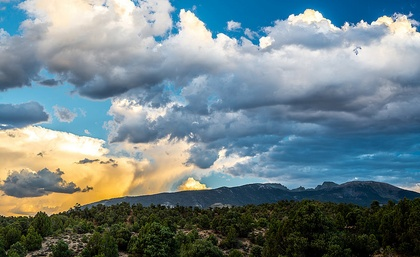
%> input picture vision/hw1/prob_pyramids/basin.jpg, 420 x 257 px, shrunk from 800 x 489 before the run
$ octave --eval "result = edgeOrientedFilters(imread('../prob_pyramids/basin.jpg'));"   (GNU Octave 9; MATLAB toolbox functions it lacks are replaced by stand-ins)
%> lines starting %> are read from the running program, lines starting %| are printed output that depends on the picture
### vision/hw1/code/orientedFilterMagnitude.m
function [mag, theta] = orientedFilterMagnitude(im)

dim = 15;
radius = floor(dim / 2) + 1;
filter = zeros(dim, dim);
filter_size = size(filter);
im_size = size(im);

sigma = 2;
total = 0;
for y = 1:filter_size(1)
    for x = 1:filter_size(2)
        filter(y, x) = exp(-(  ((x-radius)^2 + 6*(y-radius)^2) / (2 * sigma^2) ));
        total = total + filter(y, x);
    end
end

for y = 1:filter_size(1)
    for x = 1:filter_size(2)
        filter(y, x) = filter(y,x) / total;
    end
end


[fx, fy] = gradient(filter);
out1 = imfilter(im, fy);
out2 = imfilter(im, imrotate(fy, 45 ));
out3 = imfilter(im, imrotate(fy, 90));
out4 = imfilter(im, imrotate(fy, 135));

[mapMaxVal1, mapMaxInd1] = max(abs(out1), [], 3);
[mapMaxVal2, mapMaxInd2] = max(abs(out2), [], 3);
[mapMaxVal3, mapMaxInd3] = max(abs(out3), [], 3);
[mapMaxVal4, mapMaxInd4] = max(abs(out4), [], 3);

theta = zeros(im_size(1), im_size(2));
mag = zeros(im_size(1), im_size(2));
for y = 1:im_size(1)
    for x = 1:im_size(2)
        mag(y, x) = max([mapMaxVal1(y, x), mapMaxVal2(y, x), mapMaxVal3(y, x), mapMaxVal4(y, x)]);
        theta(y, x) = atan2(-mapMaxVal3(y,x), mapMaxVal1(y, x));
    end
end

% [32 lines of commented-out code are left out]

### vision/hw1/code/edgeOrientedFilters.m
function bmap = edgeOrientedFilters(im)

im_size = size(im);

binary_edge = edge(rgb2gray(im), 'canny');
[mag, theta] = orientedFilterMagnitude(im);
bmap = zeros(size(mag));

for y = 1:im_size(1)
    for x = 1:im_size(2)
        if binary_edge(y, x) == 1
            bmap(y, x) = mag(y, x);
        end
    end
end

% [6 lines of commented-out code are left out]
%> in edgeOrientedFilters, `binary_edge = edge(rgb2gray(im), 'canny');`:
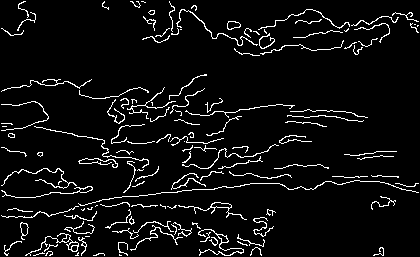
%> binary_edge: size 257x420 logical; 6% white in thin lines or dots
%> in orientedFilterMagnitude, `[mapMaxVal1, mapMaxInd1] = max(abs(out1), [], 3);`:
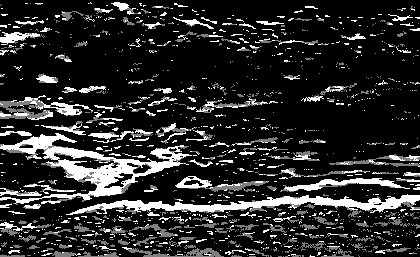
%> mapMaxInd1: size 257x420 double; min 1, max 3, mean 1.34; drawn with min black and max white
%> in orientedFilterMagnitude, `[mapMaxVal2, mapMaxInd2] = max(abs(out2), [], 3);`:
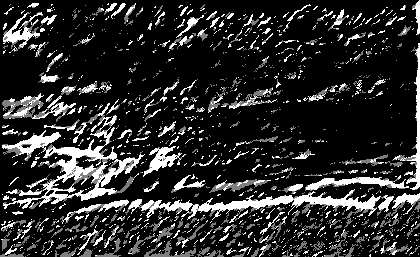
%> mapMaxInd2: size 257x420 double; min 1, max 3, mean 1.35; drawn with min black and max white
%> in orientedFilterMagnitude, `[mapMaxVal3, mapMaxInd3] = max(abs(out3), [], 3);`:
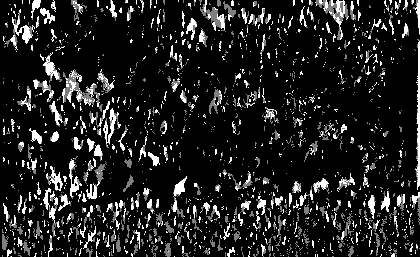
%> mapMaxInd3: size 257x420 double; min 1, max 3, mean 1.26; drawn with min black and max white
%> in orientedFilterMagnitude, `[mapMaxVal4, mapMaxInd4] = max(abs(out4), [], 3);`:
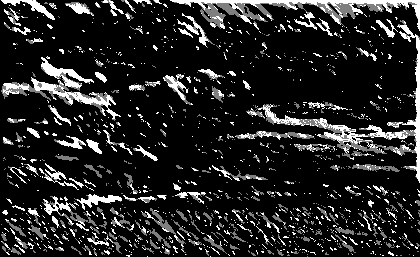
%> mapMaxInd4: size 257x420 double; min 1, max 3, mean 1.3; drawn with min black and max white
%> after the loop in orientedFilterMagnitude, `for y = 1:im_size(1)`:
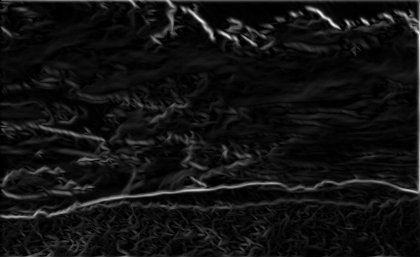
%> mag: size 257x420 double; min 0, max 88, mean 6.3; drawn with min black and max white
%> after the loop in orientedFilterMagnitude, `for y = 1:im_size(1)`: theta: size 257x420 double; every value is 0
%> after the loop in edgeOrientedFilters, `for y = 1:im_size(1)`:
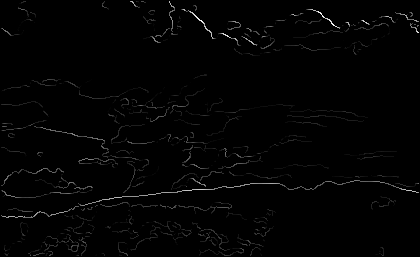
%> bmap: size 257x420 double; min 0, max 84, mean 1; drawn with min black and max white
